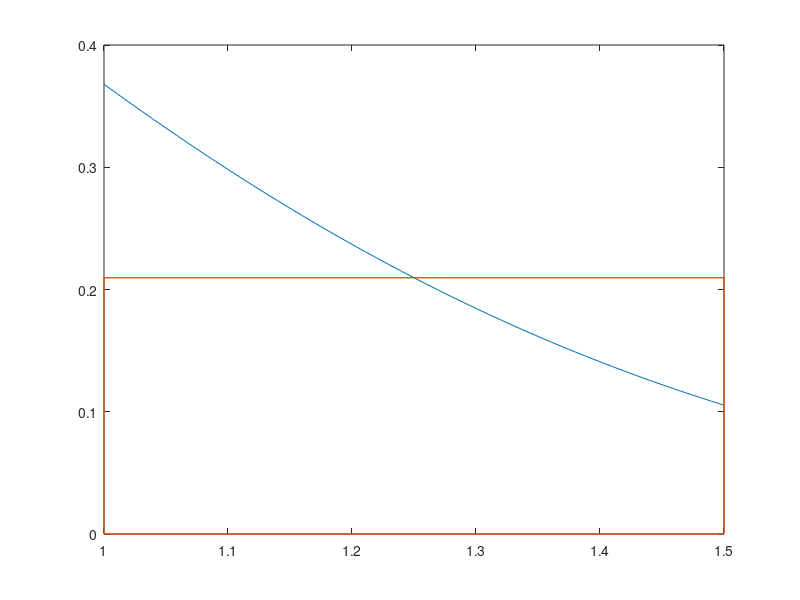

This figure's MATLAB source:
f = @(x) (exp(-x.^2));

a = 1;
b = 1.5;

%a)
i_rectangle = (b-a) * f((a+b)/2)

%b)
x_plot = 1:0.01:1.5;
y_plot = f(x_plot);
plot(x_plot, y_plot);
hold on;

vf_x = [a, b, b, a, a];
vf_y = [f((a+b)/2), f((a+b)/2), 0, 0, f((a+b)/2)];

plot(vf_x, vf_y, 'LineWidth', 1);

%c)
function i = rep_rect_f(a, b, f, n)
  x1 = (b-a) / (2*n) + a;
  x = [x1];
  for i=2:n
    x(i) = x1 + (i-1) * (b-a)/n;
  endfor;
  
  i = (b-a)/n * sum(f(x));
endfunction;

n1 = 150;
i_150 = rep_rect_f(a, b, f, n1)

n2 = 500;
i_500 = rep_rect_f(a, b, f, n2)

